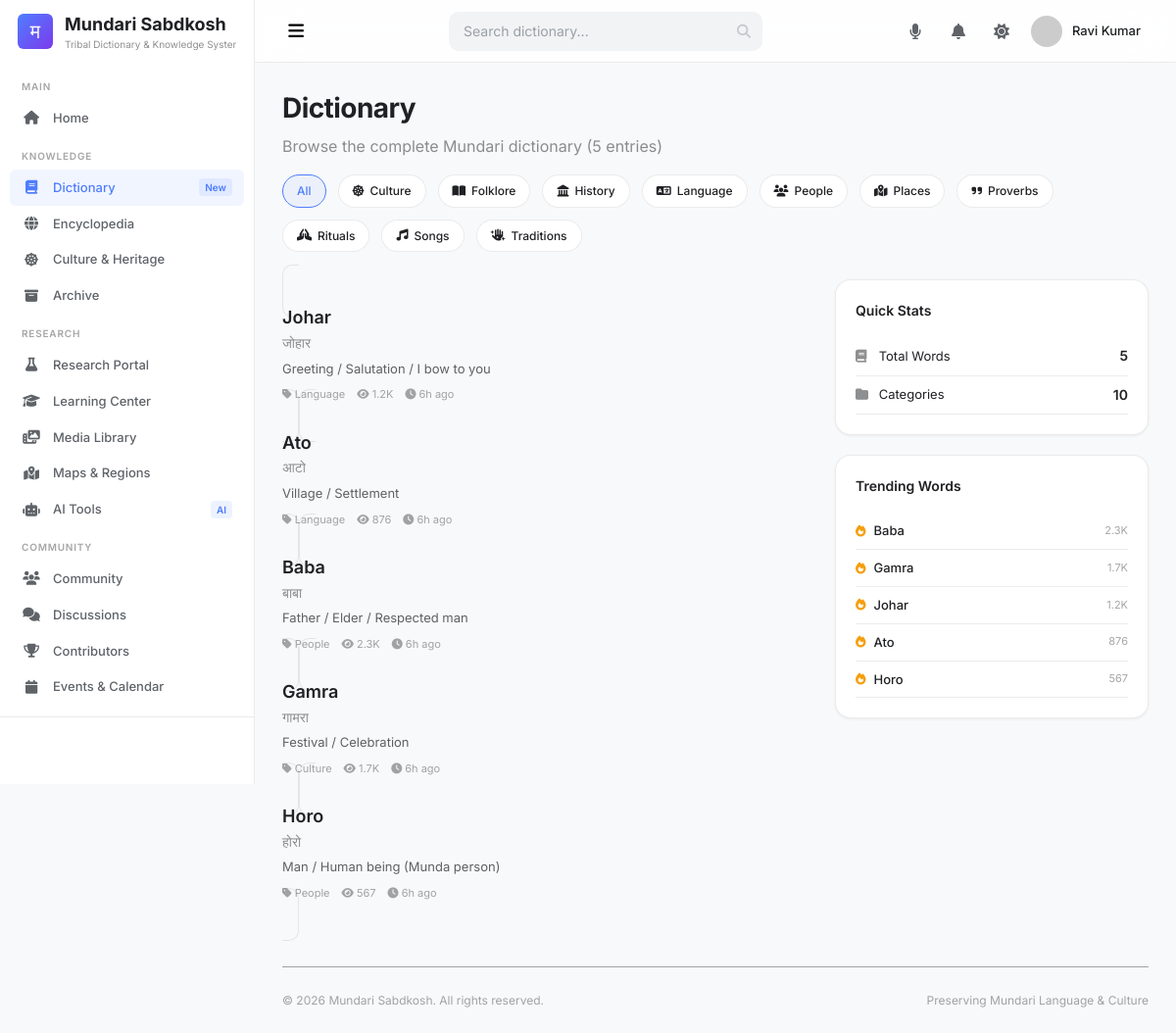
/dictionary.php (signed in), run on the app's committed database.
### tables this page shows
CREATE TABLE users (
    id INT UNSIGNED AUTO_INCREMENT PRIMARY KEY,
    username VARCHAR(50) NOT NULL UNIQUE,
    email VARCHAR(100) NOT NULL UNIQUE,
    password VARCHAR(255) NOT NULL,
    full_name VARCHAR(100),
    avatar VARCHAR(255),
    bio TEXT,
    role_id INT UNSIGNED DEFAULT 1,
    status ENUM('active', 'inactive', 'banned') DEFAULT 'active',
    email_verified_at TIMESTAMP NULL,
    remember_token VARCHAR(100),
    twofa_secret VARCHAR(255),
    twofa_enabled TINYINT(1) DEFAULT 0,
    reputation INT DEFAULT 0,
    contributions INT DEFAULT 0,
    last_login_at TIMESTAMP NULL,
    last_login_ip VARCHAR(45),
    created_at TIMESTAMP DEFAULT CURRENT_TIMESTAMP,
    updated_at TIMESTAMP DEFAULT CURRENT_TIMESTAMP ON UPDATE CURRENT_TIMESTAMP,
    FOREIGN KEY (role_id) REFERENCES roles(id)
);

CREATE TABLE categories (
    id INT UNSIGNED AUTO_INCREMENT PRIMARY KEY,
    name VARCHAR(100) NOT NULL,
    slug VARCHAR(100) NOT NULL UNIQUE,
    description TEXT,
    icon VARCHAR(50),
    color VARCHAR(7),
    parent_id INT UNSIGNED DEFAULT NULL,
    sort_order INT DEFAULT 0,
    status ENUM('active', 'inactive') DEFAULT 'active',
    created_at TIMESTAMP DEFAULT CURRENT_TIMESTAMP,
    FOREIGN KEY (parent_id) REFERENCES categories(id) ON DELETE SET NULL
);

CREATE TABLE words (
    id INT UNSIGNED AUTO_INCREMENT PRIMARY KEY,
    word VARCHAR(200) NOT NULL,
    word_devanagari VARCHAR(200),
    word_ipa VARCHAR(100),
    pronunciation TEXT,
    meaning_en TEXT NOT NULL,
    meaning_hi TEXT,
    meaning_mun TEXT,
    part_of_speech VARCHAR(50),
    usage_example TEXT,
    usage_example_hi TEXT,
    usage_example_mun TEXT,
    etymology TEXT,
    synonyms TEXT,
    antonyms TEXT,
    region VARCHAR(100),
    dialect VARCHAR(100),
    script_type ENUM('devanagari', 'roman', 'both') DEFAULT 'both',
    audio_file VARCHAR(255),
    category_id INT UNSIGNED,
    status ENUM('pending', 'approved', 'rejected', 'archived') DEFAULT 'pending',
    is_word_of_day TINYINT(1) DEFAULT 0,
    word_of_day_date DATE DEFAULT NULL,
    views_count INT DEFAULT 0,
    search_count INT DEFAULT 0,
    submitted_by INT UNSIGNED,
    reviewed_by INT UNSIGNED,
    created_at TIMESTAMP DEFAULT CURRENT_TIMESTAMP,
    updated_at TIMESTAMP DEFAULT CURRENT_TIMESTAMP ON UPDATE CURRENT_TIMESTAMP,
    FOREIGN KEY (category_id) REFERENCES categories(id) ON DELETE SET NULL,
    FOREIGN KEY (submitted_by) REFERENCES users(id) ON DELETE SET NULL,
    FOREIGN KEY (reviewed_by) REFERENCES users(id) ON DELETE SET NULL,
    INDEX idx_word (word),
    INDEX idx_status (status),
    INDEX idx_word_of_day (is_word_of_day, word_of_day_date),
    FULLTEXT INDEX ft_search (word, meaning_en, meaning_hi, meaning_mun)
);

### includes/functions.php (called while the page is built, shortened)
<?php
function escape($str) {
    return htmlspecialchars($str, ENT_QUOTES | ENT_HTML5, 'UTF-8');
}
function truncate($text, $length = 100, $append = '...') {
    return mb_strlen($text) > $length
        ? mb_substr($text, 0, $length) . $append
        : $text;
}
function timeAgo($timestamp) {
    $time = strtotime($timestamp);
    $diff = time() - $time;
    if ($diff < 86400) return floor($diff / 3600) . 'h ago';
    return date('M j, Y', $time);
}
function formatNumber($num) {
    if ($num >= 1000) return number_format($num / 1000, 1) . 'K';
    return number_format($num);
}
function avatar($user, $size = 40) {
    $name = $user['full_name'] ?? $user['username'] ?? 'U';
    $initial = mb_strtoupper(mb_substr($name, 0, 1));
    $colors = ['#4f46e5','#0891b2','#7c3aed','#059669','#d97706','#dc2626','#db2777','#65a30d','#0d9488','#9333ea'];
    $color = $colors[crc32($name) % count($colors)];
    return "https://ui-avatars.com/api/?name=" . urlencode($initial) . "&background=" . urlencode($color) . "&color=fff&size={$size}";
}
function getWords($limit = 10, $offset = 0, $status = 'approved') {
    $db = db();
    $stmt = $db->prepare("SELECT w.*, c.name as category_name, c.color as category_color,
                          u.username as submitter_name
                          FROM words w
                          LEFT JOIN categories c ON w.category_id = c.id
                          LEFT JOIN users u ON w.submitted_by = u.id
                          WHERE w.status = :status
                          ORDER BY w.created_at DESC LIMIT :lim OFFSET :off");
    $stmt->bindValue('status', $status, PDO::PARAM_STR);
    $stmt->bindValue('lim', $limit, PDO::PARAM_INT);
    $stmt->bindValue('off', $offset, PDO::PARAM_INT);
    $stmt->execute();
    return $stmt->fetchAll();
}
function getTrendingWords($limit = 10) {
    $db = db();
    $stmt = $db->prepare("SELECT w.*, c.name as category_name, c.color as category_color
                          FROM words w
                          LEFT JOIN categories c ON w.category_id = c.id
                          WHERE w.status = 'approved'
                          ORDER BY w.views_count DESC LIMIT :lim");
    $stmt->bindValue('lim', $limit, PDO::PARAM_INT);
    $stmt->execute();
    return $stmt->fetchAll();
}
function getCategories() {
    $db = db();
    $stmt = $db->prepare("SELECT c.*, (SELECT COUNT(*) FROM words WHERE category_id = c.id AND status = 'approved') as word_count
                          FROM categories c WHERE c.status = 'active' ORDER BY c.sort_order, c.name");
    $stmt->execute();
    return $stmt->fetchAll();
}

### includes/auth.php (called while the page is built, shortened)
<?php
class Auth {
    public static function user() {
        $db = db();
        $stmt = $db->prepare("SELECT u.*, r.name as role_name, r.slug as role_slug
                              FROM users u JOIN roles r ON u.role_id = r.id
                              WHERE u.id = :id");
        $stmt->execute(['id' => $_SESSION['user_id']]);
        return $stmt->fetch();
    }
}

### dictionary.php (the view, shortened to what this page needs)
<?php
require_once __DIR__ . '/header.php';
require_once __DIR__ . '/sidebar.php';
$search = $_GET['search'] ?? '';
$category = $_GET['category'] ?? '';
$page = max(1, intval($_GET['page'] ?? 1));
$perPage = ITEMS_PER_PAGE;
$offset = ($page - 1) * $perPage;
$categories = getCategories();
if ($search) {
    $allWords = searchWords($search, 1000, 0);
    $totalResults = count($allWords);
    $words = array_slice($allWords, $offset, $perPage);
    $paginate = paginate($totalResults, $page, $perPage);
} else {
    $allWords = getWords(1000, 0);
    $totalResults = count($allWords);
    $words = array_slice($allWords, $offset, $perPage);
}
$trendingWords = getTrendingWords(6);
?>
<div class="main-content">
    <nav class="top-navbar">
        <div class="navbar-left">
            <button class="sidebar-toggle hamburger-menu"><i class="fas fa-bars"></i></button>
        </div>
        <div class="navbar-search">
            <input type="text" placeholder="Search dictionary..." value="<?php echo escape($search); ?>">
            <i class="fas fa-search search-icon"></i>
        </div>
        <div class="navbar-right">
            <button class="nav-icon-btn voice-search-btn"><i class="fas fa-microphone"></i></button>
            <button class="nav-icon-btn" data-modal="#notifications-modal"><i class="fas fa-bell"></i></button>
            <button class="theme-switch"><i class="fas fa-moon"></i></button>
            <?php if ($currentUser): ?>
            <div class="dropdown">
                <div class="user-profile" onclick="this.parentElement.classList.toggle('active')">
                    <img src="<?php echo avatar($currentUser); ?>" alt="" class="user-avatar">
                    <span class="user-name"><?php echo escape($currentUser['full_name'] ?: $currentUser['username']); ?></span>
                </div>
            </div>
            <?php else: ?>
            <a href="login.php" class="btn btn-primary btn-sm">Sign In</a>
            <?php endif; ?>
        </div>
    </nav>
    <div class="page-content">
        <div class="dictionary-header">
            <h1 style="font-size:28px;font-weight:700;letter-spacing:-0.02em;">Dictionary</h1>
            <p style="opacity:0.5;margin-top:4px;">
                <?php if ($search): ?>
                Showing results for "<strong><?php echo escape($search); ?></strong>"
                (<?php echo $totalResults; ?> entries found)
                <?php else: ?>
                Browse the complete Mundari dictionary (<?php echo $totalResults; ?> entries)
                <?php endif; ?>
            </p>
            <div class="dictionary-filters">
                <span class="filter-chip <?php echo !$category ? 'active' : ''; ?>" onclick="window.location.href='dictionary.php'">All</span>
                <?php foreach ($categories as $cat): ?>
                <span class="filter-chip <?php echo $category === $cat['slug'] ? 'active' : ''; ?>"
                      onclick="window.location.href='dictionary.php?category=<?php echo $cat['slug']; ?>'"
                      style="--chip-color:<?php echo escape($cat['color']); ?>">
                    <i class="fas <?php echo escape($cat['icon'] ?: 'fa-folder'); ?>"></i>
                    <?php echo escape($cat['name']); ?>
                </span>
                <?php endforeach; ?>
            </div>
        </div>
        <div class="word-detail-grid">
            <div>
                <?php if ($words): foreach ($words as $word): ?>
                <a href="word.php?id=<?php echo $word['id']; ?>" class="word-entry" style="border:1px solid var(--border-color);margin-bottom:8px;">
                    <div style="display:flex;align-items:center;gap:12px;">
                        <div style="flex:1;min-width:0;">
                            <div class="we-word"><?php echo escape($word['word']); ?></div>
                            <?php if ($word['word_devanagari']): ?>
                            <div class="we-script"><?php echo escape($word['word_devanagari']); ?></div>
                            <?php endif; ?>
                            <div class="we-meaning"><?php echo escape(truncate($word['meaning_en'], 120)); ?></div>
                            <div class="we-meta">
                                <span><i class="fas fa-tag"></i> <?php echo escape($word['category_name'] ?? 'Uncategorized'); ?></span>
                                <span><i class="fas fa-eye"></i> <?php echo formatNumber($word['views_count']); ?></span>
                                <span><i class="fas fa-clock"></i> <?php echo timeAgo($word['created_at']); ?></span>
                            </div>
                        </div>
                    </div>
                </a>
                <?php endforeach; endif; ?>
            </div>
            <div>
                <div class="card" style="margin-bottom:20px;">
                    <div class="card-header">
                        <h4 style="font-size:14px;font-weight:600;">Quick Stats</h4>
                    </div>
                    <?php $stats = [
                        ['label' => 'Total Words', 'value' => $totalResults, 'icon' => 'fa-book'],
                        ['label' => 'Categories', 'value' => count($categories), 'icon' => 'fa-folder'],
                    ]; ?>
                    <?php foreach ($stats as $s): ?>
                    <div style="display:flex;align-items:center;justify-content:space-between;padding:8px 0;border-bottom:1px solid var(--border-color);">
                        <span style="font-size:13px;"><i class="fas <?php echo $s['icon']; ?>" style="width:20px;opacity:0.5;"></i> <?php echo $s['label']; ?></span>
                        <span style="font-size:14px;font-weight:600;"><?php echo $s['value']; ?></span>
                    </div>
                    <?php endforeach; ?>
                </div>
                <div class="card">
                    <div class="card-header">
                        <h4 style="font-size:14px;font-weight:600;">Trending Words</h4>
                    </div>
                    <?php foreach ($trendingWords as $w): ?>
                    <a href="word.php?id=<?php echo $w['id']; ?>" style="display:flex;align-items:center;gap:8px;padding:8px 0;border-bottom:1px solid var(--border-color);font-size:13px;">
                        <i class="fas fa-fire" style="color:var(--warning);font-size:12px;"></i>
                        <span style="font-weight:500;"><?php echo escape($w['word']); ?></span>
                        <span style="margin-left:auto;opacity:0.4;font-size:11px;"><?php echo formatNumber($w['views_count']); ?></span>
                    </a>
                    <?php endforeach; ?>
                </div>
            </div>
        </div>
        <?php require_once __DIR__ . '/footer.php'; ?>
</body>
</html>

### assets/css/style.css (style rules this page uses)
:root { --font-primary: 'Inter', -apple-system, BlinkMacSystemFont, 'Segoe UI', sans-serif; --font-mono: 'JetBrains Mono', monospace; --sidebar-width: 260px; --sidebar-collapsed: 64px; --navbar-height: 64px; --radius-sm: 6px; --radius-md: 10px; --radius-lg: 16px; --radius-xl: 20px; --transition: 0.2s cubic-bezier(0.4, 0, 0.2, 1); }
*, *::before, *::after { margin: 0; padding: 0; box-sizing: border-box; }
html { scroll-behavior: smooth; -webkit-font-smoothing: antialiased; -moz-osx-font-smoothing: grayscale; }
body { font-family: var(--font-primary); line-height: 1.6; overflow-x: hidden; min-height: 100vh; }
a { text-decoration: none; color: inherit; }
img { max-width: 100%; height: auto; display: block; }
button { cursor: pointer; font-family: inherit; border: none; background: none; }
input, textarea, select { font-family: inherit; font-size: inherit; outline: none; }
.main-content { flex: 1; margin-left: var(--sidebar-width); padding-top: var(--navbar-height); transition: margin-left var(--transition); min-height: 100vh; }
.page-content { padding: 28px 32px; max-width: 1400px; }
.top-navbar { position: fixed; top: 0; right: 0; left: var(--sidebar-width); height: var(--navbar-height); display: flex; align-items: center; justify-content: space-between; padding: 0 24px; z-index: 100; backdrop-filter: blur(20px); -webkit-backdrop-filter: blur(20px); transition: left var(--transition); }
.navbar-left { display: flex; align-items: center; gap: 16px; }
.sidebar-toggle { width: 36px; height: 36px; display: flex; align-items: center; justify-content: center; border-radius: var(--radius-sm); transition: var(--transition); font-size: 18px; }
.navbar-search { position: relative; width: 420px; }
.navbar-search input { width: 100%; height: 40px; padding: 0 40px 0 14px; border-radius: var(--radius-md); font-size: 14px; transition: var(--transition); }
.navbar-search .search-icon { position: absolute; right: 12px; top: 50%; transform: translateY(-50%); font-size: 14px; opacity: 0.5; }
.navbar-right { display: flex; align-items: center; gap: 8px; }
.nav-icon-btn { width: 36px; height: 36px; display: flex; align-items: center; justify-content: center; border-radius: var(--radius-sm); transition: var(--transition); font-size: 16px; position: relative; }
.theme-switch { width: 36px; height: 36px; display: flex; align-items: center; justify-content: center; border-radius: var(--radius-sm); font-size: 16px; transition: var(--transition); }
.user-profile { display: flex; align-items: center; gap: 10px; padding: 4px 12px 4px 4px; border-radius: var(--radius-md); transition: var(--transition); cursor: pointer; }
.user-avatar { width: 32px; height: 32px; border-radius: 50%; object-fit: cover; }
.user-name { font-size: 13px; font-weight: 500; }
.card { border-radius: var(--radius-lg); padding: 20px; transition: var(--transition); }
.card-header { display: flex; align-items: center; justify-content: space-between; margin-bottom: 16px; }
.dropdown { position: relative; }
.dictionary-header { margin-bottom: 28px; }
.dictionary-filters { display: flex; gap: 12px; flex-wrap: wrap; margin-top: 16px; }
.filter-chip { display: inline-flex; align-items: center; gap: 6px; padding: 6px 14px; border-radius: 20px; font-size: 12px; font-weight: 500; cursor: pointer; transition: var(--transition); }
.word-entry { padding: 16px; border-radius: var(--radius-md); transition: var(--transition); cursor: pointer; }
.word-entry .we-word { font-size: 18px; font-weight: 600; }
.word-entry .we-script { font-size: 14px; opacity: 0.5; }
.word-entry .we-meaning { font-size: 13px; opacity: 0.7; margin-top: 4px; }
.word-entry .we-meta { display: flex; gap: 12px; margin-top: 8px; font-size: 11px; opacity: 0.4; }
.word-detail-grid { display: grid; grid-template-columns: 1fr 320px; gap: 24px; }

### assets/css/responsive.css (style rules this page uses)
@media (max-width: 1400px) { .page-content { padding: 24px 28px; } }
@media (max-width: 1200px) { .navbar-search { width: 320px; } }
.light .theme-switch .fa-sun { display: inline; }

### data on the page
users: full_name "Ravi Kumar"
categories: name "Culture"
categories: name "Folklore"
categories: name "History"
categories: name "Language"
categories: name "People"
categories: name "Places"
categories: name "Proverbs"
categories: name "Rituals"
categories: name "Songs"
categories: name "Traditions"
words: word "Johar", word_devanagari "जोहार", meaning_en "Greeting / Salutation / I bow to you", category.name "Language", views_count "1.2K", created_at "6h ago"
words: word "Ato", word_devanagari "आटो", meaning_en "Village / Settlement", category.name "Language", views_count "876", created_at "6h ago"
words: word "Baba", word_devanagari "बाबा", meaning_en "Father / Elder / Respected man", category.name "People", views_count "2.3K", created_at "6h ago"
words: word "Gamra", word_devanagari "गामरा", meaning_en "Festival / Celebration", category.name "Culture", views_count "1.7K", created_at "6h ago"
words: word "Horo", word_devanagari "होरो", meaning_en "Man / Human being (Munda person)", category.name "People", views_count "567", created_at "6h ago"

### other printed values
$section['title'] "MAIN"
$item['label'] "Home"
$section['title'] "KNOWLEDGE"
$item['label'] "Dictionary"
$item['badge'] "New"
$item['label'] "Encyclopedia"
$item['label'] "Culture & Heritage"
$item['label'] "Archive"
$section['title'] "RESEARCH"
$item['label'] "Research Portal"
$item['label'] "Learning Center"
$item['label'] "Media Library"
$item['label'] "Maps & Regions"
$item['label'] "AI Tools"
$item['badge'] "AI"
